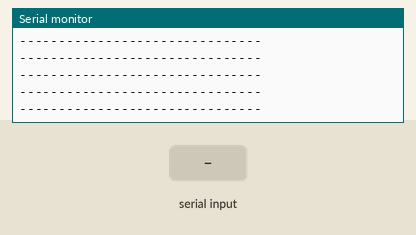
This sketch was run on a simulated ESP32. Parts: the last lines printed to the serial monitor. The inputs (shaded band) are chosen by the test bench.

Above: at 1.2 s.
1.3 s: "1" received over the second serial link
At 1.31 s:
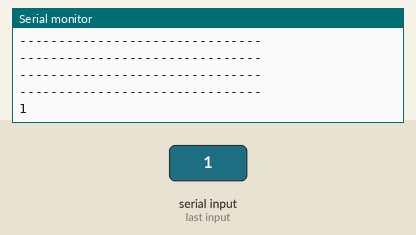
2.8 s: "0" received over the second serial link
At 2.81 s:
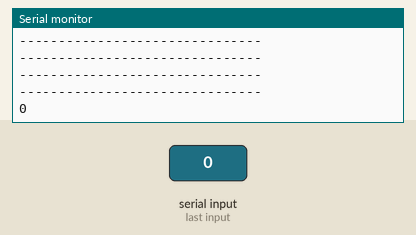
4.3 s: "2" received over the second serial link
At 4.32 s:
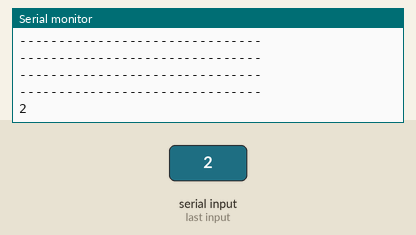

The sketch:

uart_test.ino
```cpp
 // Define the RX and TX pins for Serial 2
#define RXD2 16
#define TXD2 17

#define GPS_BAUD 115200

// Create an instance of the HardwareSerial class for Serial 2
HardwareSerial gpsSerial(2);

void setup(){
  // Serial Monitor
  Serial.begin(115200);

  // Start Serial 2 with the defined RX and TX pins and a baud rate of 9600
  gpsSerial.begin(GPS_BAUD, SERIAL_8E2, RXD2, TXD2);
  Serial.println("Serial 2 started at 115200 baud rate");
}

void loop(){
  while (gpsSerial.available() > 0){
    // get the byte data from the GPS
    char gpsData = gpsSerial.read();
    Serial.print(gpsData);
  }
  delay(100);
  Serial.println("");
  Serial.println("-------------------------------");
}
```

Measured:
- after the input at 1.3 s, the serial monitor: prints a new line at once (image 1)
- after the input at 2.8 s, the serial monitor: prints a new line at once (image 2)
- after the input at 4.3 s, the serial monitor: prints a new line at once (image 3)
